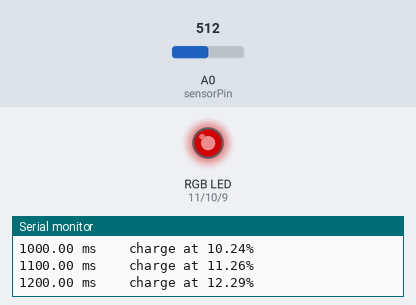
Recording of a sketch running on a simulated Arduino Uno, built with avr-gcc and run on an emulated ATmega328P. Shown: an RGB LED mixed from three pins (HIGH = lit), the last lines printed to the serial monitor. Inputs (shaded band) come from the test bench; at power-on: A0 (sensorPin) = 512. Dim RGB values are drawn brighter than linear.

Above: at 1.2 s.
1.3 s: A0 (sensorPin) set to 595
At 2.8 s:
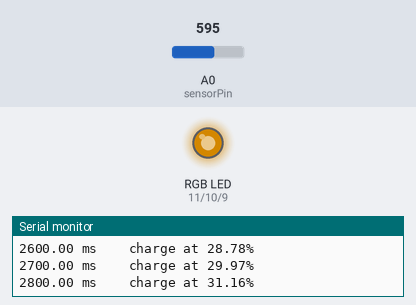
4.3 s: A0 (sensorPin) set to 620
At 9.1 s:
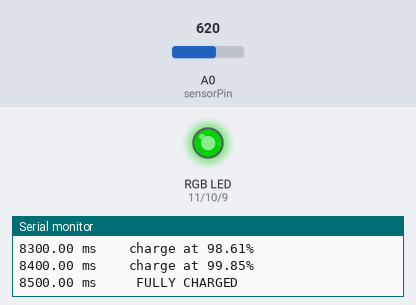
Timing chart, 0 to 10.6 s (numbered marks = the images above; inputs shaded):
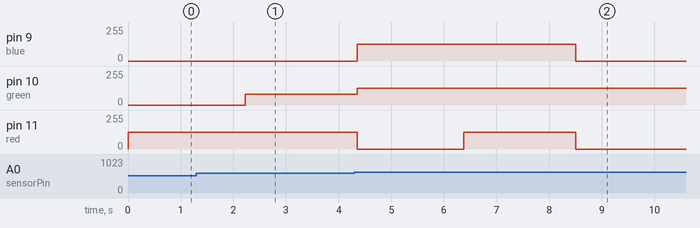

Measured:
- the behaviour switches between 611 and 612 on A0 (sensorPin) (found by bisection; images 1 and 2)

The sketch:

Lesson9_Aug31_PWM_Analog_Read.ino
```cpp
int sensorPin = A0;   // select the *analog zero* input pin for probing the photoresistor
int sensorValue = 0;  // variable that we'll use to store the value reading from the sensor

int red = 11;  // these are our output pins for three LED colors
int green = 10;
int blue = 9;

double batteryCapacity = 50000;
double batteryLevel = 0;
double ticks = 0;
double wait = 100;
double PercentFull;

//******************************************

void setup() {
  // Declare the RGB LED pins as outputs:
  //analogs don't need to be declared because they are only inputs
  pinMode(red, OUTPUT);
  pinMode(green, OUTPUT);
  pinMode(blue, OUTPUT);

  // Start serial monitor
  Serial.begin(9600);
}

//******************************************

void RGB_color(int red_value, int green_value, int blue_value)
 {
// custom function to set three PWM color channels to any given mixture
// it returns NO numerical result (void)

  analogWrite(red, red_value);
  analogWrite(green, green_value);
  analogWrite(blue, blue_value);
}

//******************************************

 double getBatteryPercentage() {
// custom function calculates battery charge percentage
// and returns the result as a double precision number

  return (((double)batteryLevel / (double)batteryCapacity)*100);

}

//******************************************

void ShowBatteryPercentage() {
  //  send battery results to both serial and LED outputs
   //  calculate the charge percentage with a custom function...
  PercentFull=getBatteryPercentage();

// print the elasped time
  Serial.print(ticks);
  Serial.print(" ms    charge at ");
// print the percent charge
  Serial.print(PercentFull);
// print a percent character and line return...
  Serial.println("%");

// Now let's light the LED with the appropriate color...

  if (PercentFull > 0 && PercentFull <= 25)
  {
    RGB_color(125, 0, 0); // red
  }
  else if (PercentFull > 25 && PercentFull <= 50){
    RGB_color(125, 80, 0); // yellow-ish
  }
  else if (PercentFull > 50 && PercentFull <= 75) {
    RGB_color(0, 125, 125); // blue-ish
  }
  else if (PercentFull > 75 && PercentFull < 100) {
    RGB_color(125, 125, 125); // white
  }


}

//******************************************

void loop() {
  sensorValue = analogRead(sensorPin); // read the value from the sensor
  batteryLevel += sensorValue;
  ticks += wait;

  if(batteryLevel >= batteryCapacity) {
    Serial.print(ticks);
    Serial.print(" ms     ");
    Serial.println("FULLY CHARGED");
    batteryLevel = batteryCapacity; // to prevent integer from continuing to increase
    ticks = 0;  //resets the battery charge
    RGB_color(0, 125, 0); // Green for charging complete
    delay(20000);      // long pause
  }
  else {
    ShowBatteryPercentage();
  }

  delay(wait);
}
```
